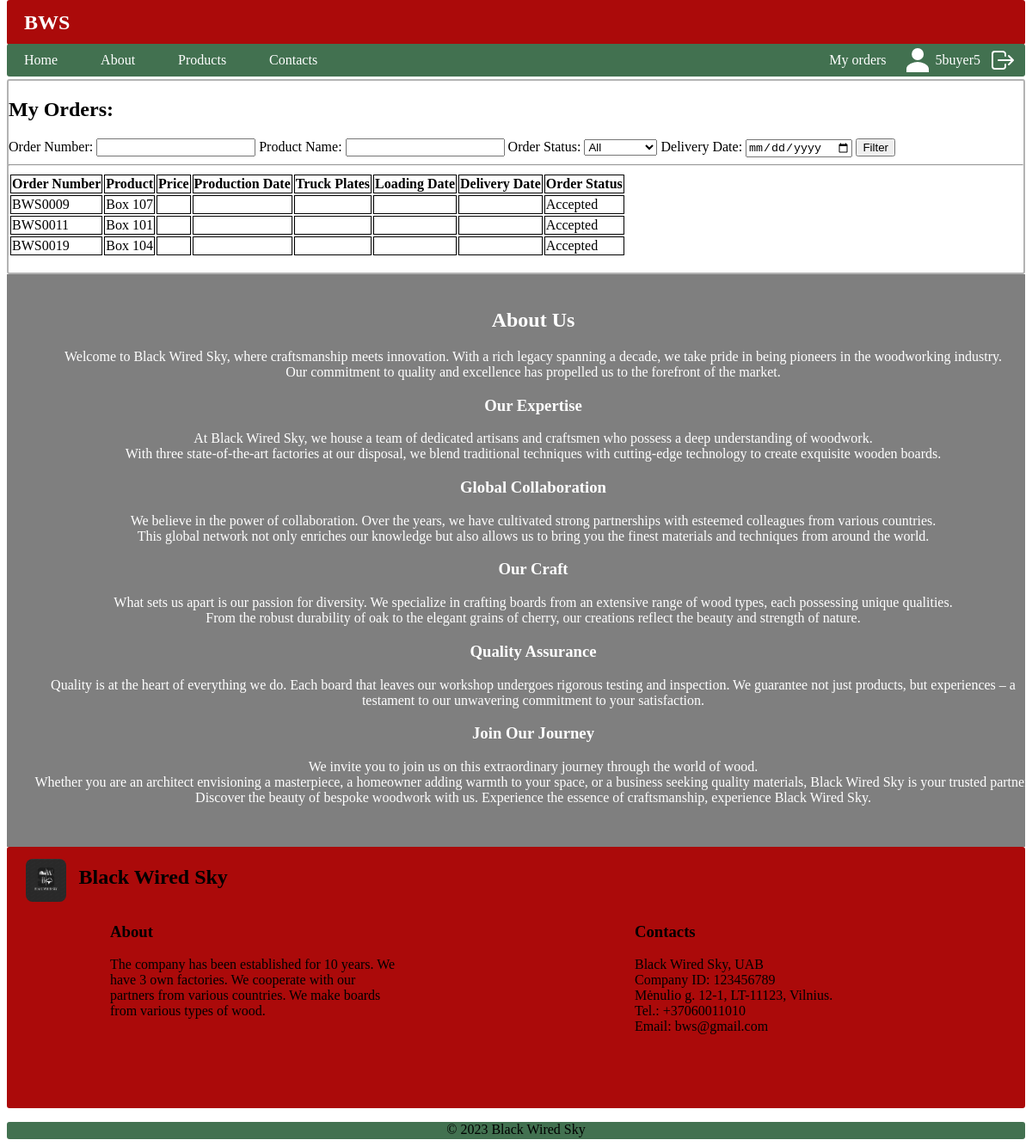
Before: /bws/user_orders/ (signed in) with the older database file.
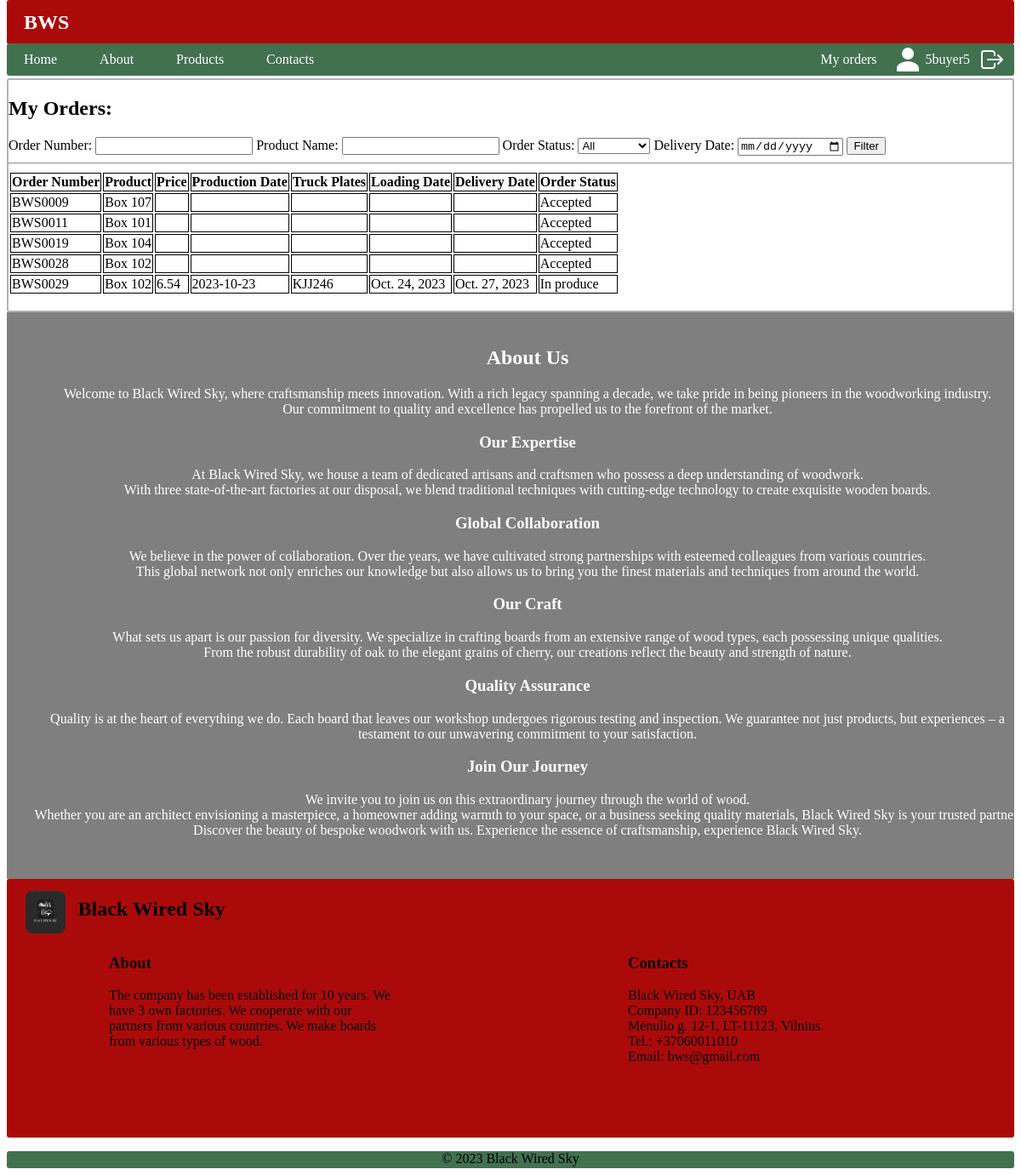
After: the same page with the newer database file.
### bws/models.py (models this page shows, shortened)
class Order(models.Model):
    order_nr = models.CharField(verbose_name='Order Number', max_length=20, unique=True, blank=True, editable=False)
    creating_date = models.DateTimeField(verbose_name='Create Date', default=timezone.now, editable=False)
    buyer_info = models.ForeignKey(to='BuyerOrder', verbose_name='Buyer', on_delete=models.CASCADE, null=True, blank=True)
    seller_info = models.ForeignKey(to='SellerOrder', verbose_name='Seller', on_delete=models.CASCADE, null=True, blank=True)
    price = models.CharField(verbose_name='Price', max_length=10, blank=True, editable=False)
    production_date = models.CharField(verbose_name='Production Date', max_length=10, blank=True, editable=False)
    transport = models.ForeignKey(to='TransportCompany', verbose_name='Transport Information', on_delete=models.CASCADE, null=True, blank=True, related_name='orders_as_transport')
    transport_plates = models.ForeignKey(to='Transport', verbose_name='Truck Plates', on_delete=models.CASCADE, null=True, blank=True, related_name='orders_as_plates')
    transport_load_date = models.ForeignKey(to='Transport', verbose_name='Transport Loading Date', on_delete=models.CASCADE, null=True, blank=True, related_name='orders_as_load_date')
    transport_unload_date = models.ForeignKey(to='Transport', verbose_name='Transport Unloading Date', on_delete=models.CASCADE, null=True, blank=True, related_name='orders_as_unload_date')
    user_client = models.ForeignKey(User, on_delete=models.CASCADE, null=True, blank=True)
    ORDER_STATUS = (
        ('a', 'Accepted'),
        ('p', 'In produce'),
        ('l', 'Loaded'),
        ('y', 'Delivered'),
        ('d', 'Declined'),
    )
    order_status = models.CharField(verbose_name='Status', choices=ORDER_STATUS, max_length=20, blank=True, editable=False)
    EXPORT_FORMAT_CHOICES = (
        ('csv', 'CSV'),
    )
    export_format = models.CharField(verbose_name='Export Format', choices=EXPORT_FORMAT_CHOICES, max_length=10, default=None, blank=True, null=True)
    class Meta:
        verbose_name = 'Order'
        verbose_name_plural = 'Orders'

class BuyerOrder(models.Model):
    order_nr = models.CharField(verbose_name='Order Number', max_length=10, unique=True, blank=True)
    buyer = models.ForeignKey(to='Buyer', verbose_name='Buyer', on_delete=models.SET_NULL, null=True, blank=True)
    product = models.ForeignKey(to='Product',verbose_name='Product',  on_delete=models.SET_NULL, null=True, blank=True)
    buyer_price = models.DecimalField(verbose_name='Buyer Price', max_digits=10, decimal_places=2, default=0.0)
    delivery_date_from = models.DateField(verbose_name='Delivery Date From', default=timezone.now)
    delivery_date_to = models.DateField(verbose_name='Delivery Date To', default=timezone.now)
    ORDER_STATUS = (
        ('a', 'Accepted'),
        ('d', 'Declined'),
    )
    status = models.CharField(verbose_name='Order Status', choices=ORDER_STATUS, default='a', max_length=1, blank=True)
    MAIL_STATUS = (
        ('n', 'Not Sent'),
        ('s', 'Sent Out'),
    )
    mail = models.CharField(verbose_name='Send Mail', choices=MAIL_STATUS, default='n', max_length=1, blank=True)
    class Meta:
        verbose_name = 'BuyerOrder'
        verbose_name_plural = 'BuyerOrders'

class Product(models.Model):
    name = models.CharField(verbose_name='Name', max_length=200, unique=True)
    width = models.IntegerField(verbose_name='Width(mm)', default=0)
    length = models.IntegerField(verbose_name='Length(mm)', default=0)
    height = models.IntegerField(verbose_name='Height(mm)', default=0)
    thickness = models.IntegerField(verbose_name='Thickness(mm)', default=0)
    trailer = models.ForeignKey(to=Trailer, verbose_name='Trailer', on_delete=models.SET_NULL, null=True, blank=True)
    product_image = models.ImageField(verbose_name='Product Image', upload_to='products', null=True, blank=True)
    def __str__(self):
        return self.name
    class Meta:
        verbose_name = 'Product'
        verbose_name_plural = 'Products'

class Transport(models.Model):
    seller_order = models.OneToOneField(to='SellerOrder', on_delete=models.SET_NULL, null=True, blank=True)
    transport_company = models.ForeignKey(to='TransportCompany', verbose_name='Transport Company', on_delete=models.CASCADE, null=True, blank=True)
    trailer = models.ForeignKey(to='Trailer', verbose_name='Trailer', on_delete=models.SET_NULL, null=True, blank=True)
    truck_plates = models.CharField(verbose_name='Truck Plates', max_length=20, unique=True, blank=True)
    loading_date = models.DateField(verbose_name='Loading Date', default=timezone.now)
    unloading_date = models.DateField(verbose_name='Unloading Date', default=timezone.now)
    info = models.TextField(verbose_name='Additional Information', max_length=2000, default='Transport Additional Information')
    ORDER_STATUS = (
        ('p', 'In produce'),
        ('l', 'Loaded'),
        ('y', 'Delivered'),
        ('d', 'Declined'),
    )
    status = models.CharField(verbose_name='Status', choices=ORDER_STATUS, max_length=1, default='p', blank=True, editable=True)
    MAIL_STATUS = (
        ('n', 'Not Sent'),
        ('s', 'Sent Out'),
    )
    mail = models.CharField(verbose_name='Send Mail', choices=MAIL_STATUS, default='n', max_length=1, blank=True)
    class Meta:
        verbose_name = 'Transport'
        verbose_name_plural = 'Transports'

### bws/views.py (the view)
# urls.py: path('user_orders/', views.UserOrdersListView.as_view(), name='user_orders'),
class UserOrdersListView(LoginRequiredMixin, generic.ListView):
    model = Order
    template_name = 'user_orders.html'
    context_object_name = 'user_orders'
    def get_queryset(self):
        queryset = Order.objects.filter(user_client=self.request.user)
        order_number = self.request.GET.get('order_number')
        order_status = self.request.GET.get('order_status')
        delivery_date = self.request.GET.get('delivery_date')
        product_name = self.request.GET.get('product_name')
        if order_number:
            queryset = queryset.filter(order_nr__icontains=order_number)
        if order_status:
            queryset = queryset.filter(order_status=order_status)
        if delivery_date:
            queryset = queryset.filter(transport_unload_date__unloading_date=delivery_date)
        if product_name:
            queryset = queryset.filter(buyer_info__product__name__icontains=product_name)
        return queryset

### bws/templates/user_orders.html (shortened to what this page needs)
{% extends 'base.html' %}
{% load static %}
{% block 'content' %}
<div class="content">
    <h2>My Orders:</h2>
    <form method="get" action="{% url 'user_orders' %}">
        <label for="order_number">Order Number:</label>
        <input type="text" id="order_number" name="order_number" value="{{ request.GET.order_number }}">
        <label for="product_name">Product Name:</label>
        <input type="text" id="product_name" name="product_name" value="{{ request.GET.product_name }}">
        <label for="order_status">Order Status:</label>
        <select id="order_status" name="order_status">
            <option value="">All</option>
        </select>
        <label for="delivery_date">Delivery Date:</label>
        <input type="date" id="delivery_date" name="delivery_date" value="{{ request.GET.delivery_date }}">
        <button type="submit">Filter</button>
    </form>
    <hr>
    <table>
        <tr>
            <th>Order Number</th>
            <th>Product</th>
            <th>Price</th>
            <th>Production Date</th>
            <th>Truck Plates</th>
            <th>Loading Date</th>
            <th>Delivery Date</th>
            <th>Order Status</th>
        </tr>
        {% for order in user_orders %}
        <tr>
            <td>{{ order.order_nr }}</td>
            <td>{{ order.buyer_info.product }}</td>
            {% if order.price %}
            <td>{{ order.price }}</td>
            {% else %}
            <td></td>
            {% endif %}
            <td>{{ order.production_date }}</td>
            <td>{{ order.transport_plates.truck_plates }}</td>
            <td>{{ order.transport_load_date.loading_date }}</td>
            <td>{{ order.transport_unload_date.unloading_date }}</td>
            <td>{{ order.get_order_status_display }}</td>
        </tr>
        {% empty %}
        <tr>
            <td colspan="7">No orders found.</td>
        </tr>
        {% endfor %}
    </table>
    <br>
</div>
{% endblock %}

### bws/templates/base.html (shortened to what this page needs)
<!DOCTYPE html>
{% load static %}
<html lang="en" xmlns="http://www.w3.org/1999/html">
<head>
  <link rel="stylesheet" type="text/css" href="{% static 'css/style.css' %}">
</head>
<body>
  <div class="upper-panel">
    <div class="logo">BWS</div>
  </div>
  <div class="menu-bar">
    <div class="menu-items">
      <a href="{% url 'index' %}" class="menu-item">Home</a>
      <a href="#content3" class="menu-item">About</a>
      <a href="{% url 'products' %}" class="menu-item">Products</a>
      <a href="#footer" class="menu-item">Contacts</a>
    </div>
    <div class="menu-user-items">
      {% if user.is_authenticated %}
      <a href="{% url 'user_orders' %}" class="menu-user-item">My orders</a>
      <a href="{% url 'profile' %}" class="menu-user-icon">
        <svg width="32" height="32" fill="currentColor" viewBox="0 0 24 24" xmlns="http://www.w3.org/2000/svg">
        <path d="M12 12a5.25 5.25 0 1 0 0-10.499A5.25 5.25 0 0 0 12 12Zm0 1.5c-3.254 0-9.75 2.01-9.75 6v3h19.5v-3c0-3.99-6.496-6-9.75-6Z"></path>
        </svg>
        <span>{{ user.username }}</span>
      </a>
      <a href="{% url 'logout' %}" class="menu-user-logout">
      </a>
      {% endif %}
    </div>
  </div>
    {% block 'content' %}{% endblock %}
<div class="content3" id="content3">
  <div class="video-container">
    <video autoplay muted loop id="background-video">
      <source src="{% static 'factory.mp4' %}" type="video/mp4">
    </video>
    <div class="overlay">
      <div class="content-info">
        <div class="credits">
          <h2>About Us</h2>
          <p>Welcome to Black Wired Sky, where craftsmanship meets innovation. With a rich legacy spanning a decade, we take pride in being pioneers in the woodworking industry. <br> Our commitment to quality and excellence has propelled us to the forefront of the market.</p>
          <h3>Our Expertise</h3>
          <p>At Black Wired Sky, we house a team of dedicated artisans and craftsmen who possess a deep understanding of woodwork. <br> With three state-of-the-art factories at our disposal, we blend traditional techniques with cutting-edge technology to create exquisite wooden boards.</p>
          <h3>Global Collaboration</h3>
          <p>We believe in the power of collaboration. Over the years, we have cultivated strong partnerships with esteemed colleagues from various countries. <br> This global network not only enriches our knowledge but also allows us to bring you the finest materials and techniques from around the world.</p>
          <h3>Our Craft</h3>
          <p>What sets us apart is our passion for diversity. We specialize in crafting boards from an extensive range of wood types, each possessing unique qualities. <br> From the robust durability of oak to the elegant grains of cherry, our creations reflect the beauty and strength of nature.</p>
          <h3>Quality Assurance</h3>
          <p>Quality is at the heart of everything we do. Each board that leaves our workshop undergoes rigorous testing and inspection. We guarantee not just products, but experiences – a testament to our unwavering commitment to your satisfaction.</p>
          <h3>Join Our Journey</h3>
          <p>We invite you to join us on this extraordinary journey through the world of wood. <br> Whether you are an architect envisioning a masterpiece, a homeowner adding warmth to your space, or a business seeking quality materials, Black Wired Sky is your trusted partner. <br> Discover the beauty of bespoke woodwork with us. Experience the essence of craftsmanship, experience Black Wired Sky.</p>
        </div>
      </div>
    </div>
  </div>
</div>
<footer>
  <div class="footer" id="footer">
    <div class="footer-logo">
      <a href="#" class="no-link-style">
        <img src="{% static 'images/logo.png' %}">
        <h2>Black Wired Sky</h2>
      </a>
    </div>
    <div class="footer-general">
      <div class="footer-about">
        <h3>About</h3>
        <p>The company has been established for 10 years. We have 3 own factories. We cooperate with our partners from various countries. We make boards from various types of wood.</p>
      </div>
      <div class="footer-Contacts">
        <h3>Contacts</h3>
          <p>Black Wired Sky, UAB<br>Company ID: 123456789<br>Mėnulio g. 12-1, LT-11123, Vilnius.<br>Tel.: +37060011010<br>Email: bws@gmail.com</p>
      </div>
    </div>
  </div>
  <div class="footer-info">
    <p>© 2023 Black Wired Sky</p>
  </div>
</footer>
</body>
</html>

### bws/static/css/style.css (style rules this page uses)
.upper-panel { display: flex; justify-content: space-between; align-items: center; background-color: #ab0a0a; color: #fff; padding: 10px 20px; border-radius: 3px; position: fixed; top: 0px; left: 8px; right: 8px; }
.logo { font-size: 24px; font-weight: bold; }
.menu-bar { background-color: #427150; display: flex; justify-content: space-between; align-items: center; border-radius: 3px; position: fixed; top: 51px; left: 8px; right: 8px; }
.menu-items { display: flex; align-items: center; }
.menu-item { padding: 10px 20px; color: #fff; text-decoration: none; transition: background-color 0.3s; margin-right: 10px; }
.menu-user-icon { color: #fff; margin-right: 10px; text-decoration: none; display: flex; align-items: center; }
.menu-user-icon svg { margin-right: 5px; }
.menu-user-logout { color: #fff; margin-right: 10px; text-decoration: none; display: flex; align-items: center; }
.menu-user-items { display: flex; }
.menu-user-item { padding: 10px 20px; color: #fff; text-decoration: none; transition: background-color 0.3s margin-right: 10px; }
.content { border: 2px solid #B3B3B3; border-radius: 3px; margin-top: 92px; }
.logo { font-size: 24px; font-weight: bold; animation: logoAnimation 5s linear infinite; }
.footer { border: 2px solid #ab0a0a; border-radius: 3px; background-color: #ab0a0a; height: 300px; }
.footer-logo { display: inline-block; margin-left: 20px; }
.footer-logo img { width: 20%; height: 50px; vertical-align: middle; border-radius: 8px; }
.footer-logo h2 { display: inline-block; margin-left: 10px; }
.footer-general { display: flex; justify-content: space-between; }
.footer-about, .footer-Contacts { flex: 0 0 calc(50% - 20px); padding: 0 10%; box-sizing: border-box; }
.table, th, td { border: 1px solid #000; }
.footer-info { margin-top: 0; background-color: #427150; border-radius: 3px; height: 20px; width: auto; text-align: center; }
.content3 { position: relative; }
.video-container { position: relative; width: 100%; height: 0; padding-bottom: 56.25%; }
#background-video { position: absolute; top: 0; left: 0; width: 100%; height: 100%; object-fit: cover; z-index: -1; }
.overlay { position: absolute; top: 0; left: 0; width: 100%; height: 100%; background-color: rgba(0, 0, 0, 0.5); z-index: 1; overflow: hidden; }
.content-info { position: absolute; top: 0; left: 0; width: 100%; padding: 20px; color: white; text-align: center; z-index: 2; }
.credits { animation: creditsScroll 50s linear infinite; }
a.no-link-style { text-decoration: none; color: inherit; cursor: pointer; }

Changed rows visible on the page:
added Order: order_nr "BWS0028", buyer_info.product "Box 102", order_status "Accepted"
added Order: order_nr "BWS0029", buyer_info.product "Box 102", price "6.54", production_date "2023-10-23", transport_plates.truck_plates "KJJ246", transport_load_date.loading_date "Oct. 24, 2023", transport_unload_date.unloading_date "Oct. 27, 2023", order_status "In produce"
